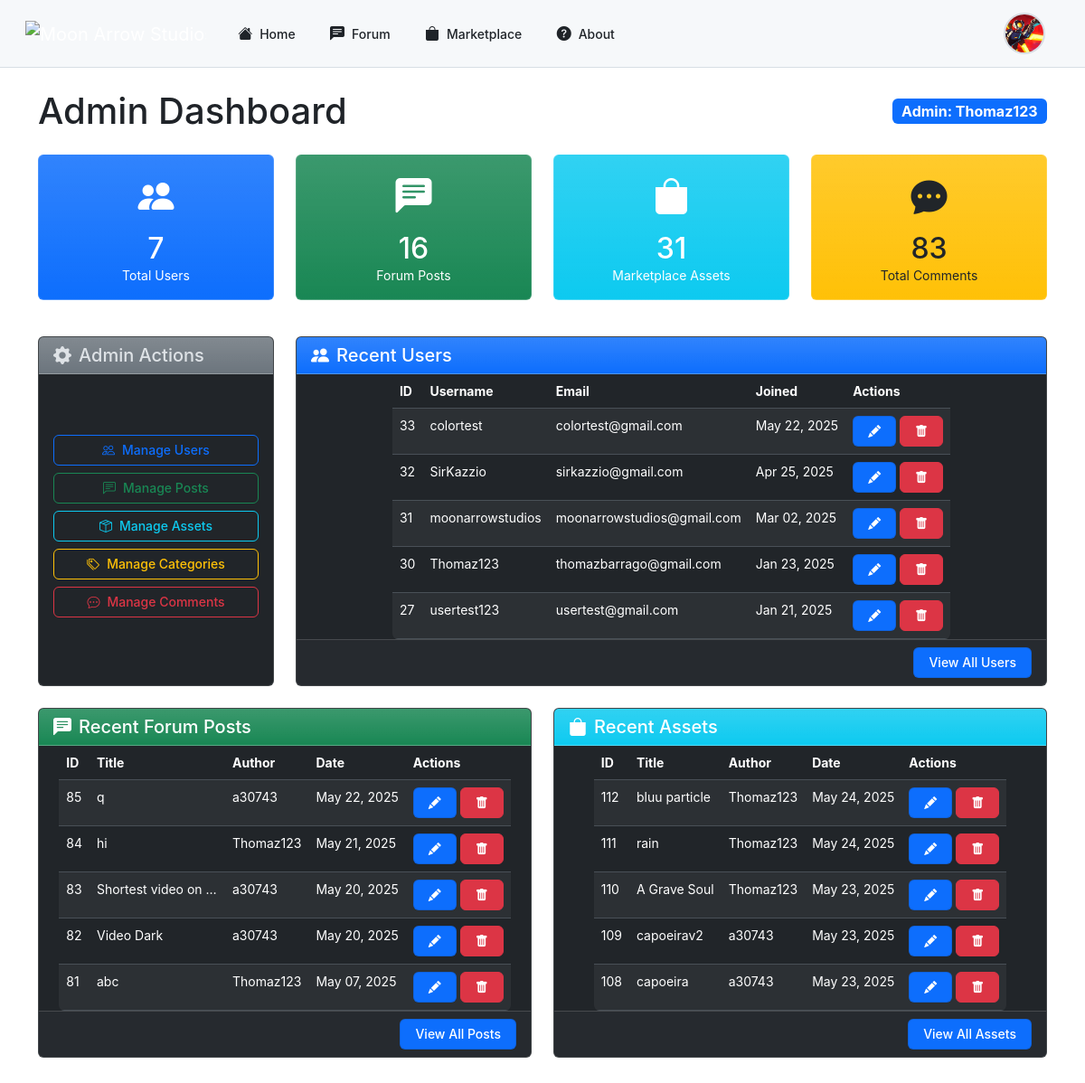
/php/admin/dashboard.php (signed in), run on an earlier commit of the app's database.
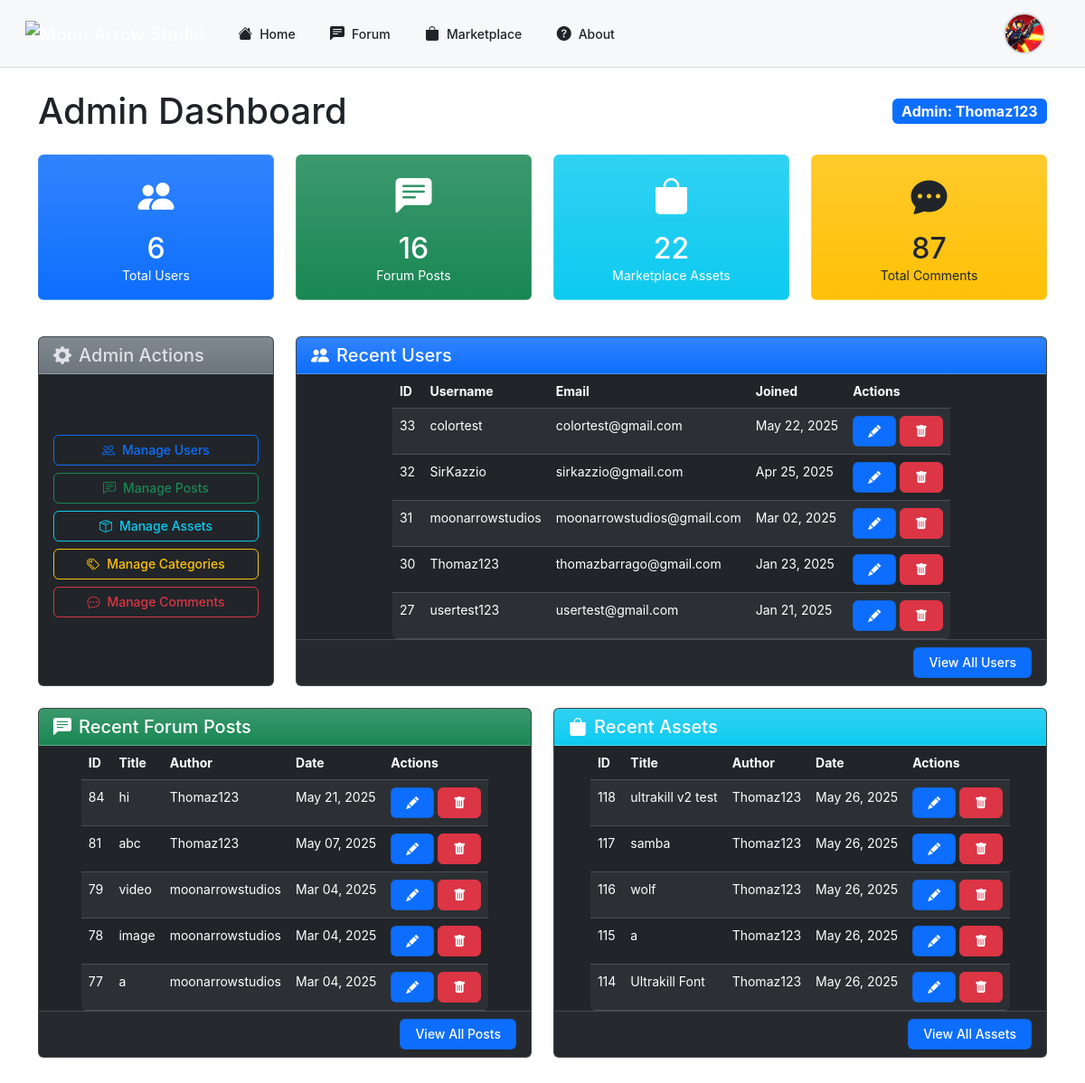
And on a later commit of the database.
### tables this page shows
CREATE TABLE IF NOT EXISTS `users` (
  `user_id` int NOT NULL AUTO_INCREMENT,
  `username` varchar(50) NOT NULL,
  `email` varchar(100) NOT NULL,
  `password` varchar(255) NOT NULL,
  `role` enum('admin','user') DEFAULT 'user',
  `created_at` datetime DEFAULT CURRENT_TIMESTAMP,
  `profile_picture` varchar(255) DEFAULT NULL,
  `banner` varchar(255) DEFAULT NULL,
  `description` text,
  `status` enum('active','suspended') NOT NULL DEFAULT 'active',
  `youtube` varchar(255) DEFAULT NULL,
  `linkedin` varchar(255) DEFAULT NULL,
  `twitter` varchar(255) DEFAULT NULL,
  `instagram` varchar(255) DEFAULT NULL,
  `github` varchar(255) DEFAULT NULL,
  `portfolio` varchar(255) DEFAULT NULL,
  `reported_count` int NOT NULL DEFAULT '0',
  `follow_notifications` tinyint(1) NOT NULL DEFAULT '1',
  `asset_comment_notifications` tinyint(1) NOT NULL DEFAULT '1',
  `reply_notifications` tinyint(1) NOT NULL DEFAULT '1',
  `notification_frequency` enum('instant','hourly','daily','weekly') NOT NULL DEFAULT 'instant',
  `email_updates` tinyint(1) NOT NULL DEFAULT '1',
  `comment_notifications` tinyint(1) NOT NULL DEFAULT '1',
  PRIMARY KEY (`user_id`),
  UNIQUE KEY `username` (`username`),
  UNIQUE KEY `email` (`email`)
);

CREATE TABLE IF NOT EXISTS `posts` (
  `id` int NOT NULL AUTO_INCREMENT,
  `title` varchar(255) NOT NULL,
  `content` text NOT NULL,
  `category_id` int NOT NULL,
  `hashtags` text,
  `images` text,
  `created_at` timestamp NULL DEFAULT CURRENT_TIMESTAMP,
  `videos` text,
  `user_id` int NOT NULL,
  `upvotes` int DEFAULT '0',
  `downvotes` int DEFAULT '0',
  `status` enum('published','draft','hidden') NOT NULL DEFAULT 'published',
  `views` int DEFAULT '0',
  `updated_at` timestamp NULL DEFAULT CURRENT_TIMESTAMP ON UPDATE CURRENT_TIMESTAMP,
  `reported_count` int DEFAULT '0',
  PRIMARY KEY (`id`),
  KEY `fk_posts_categories` (`category_id`),
  KEY `user_id` (`user_id`)
);

CREATE TABLE IF NOT EXISTS `assets` (
  `id` int NOT NULL AUTO_INCREMENT,
  `title` varchar(255) NOT NULL,
  `content` text NOT NULL,
  `category_id` int NOT NULL,
  `hashtags` text,
  `images` text,
  `created_at` timestamp NULL DEFAULT CURRENT_TIMESTAMP,
  `videos` text,
  `user_id` int NOT NULL,
  `upvotes` int DEFAULT '0',
  `downvotes` int DEFAULT '0',
  `preview_image` varchar(255) DEFAULT NULL,
  `asset_file` varchar(255) DEFAULT NULL,
  `status` enum('published','draft','hidden') NOT NULL DEFAULT 'published',
  `views` int DEFAULT '0',
  `updated_at` timestamp NULL DEFAULT CURRENT_TIMESTAMP ON UPDATE CURRENT_TIMESTAMP,
  `reported_count` int DEFAULT '0',
  `asset_type` text NOT NULL,
  PRIMARY KEY (`id`),
  KEY `fk_posts_categories` (`category_id`),
  KEY `fk_user_id` (`user_id`)
);

### php/admin/dashboard.php (the view, shortened to what the changed rows need)
<?php
require_once '../db_connect.php';
$query = "SELECT COUNT(*) as total_users FROM users";
$result = $conn->query($query);
$total_users = $result->fetch_assoc()['total_users'];
$query = "SELECT COUNT(*) as total_assets FROM assets";
$result = $conn->query($query);
$total_assets = $result->fetch_assoc()['total_assets'];
$query = "SELECT
    (SELECT COUNT(*) FROM comments) +
    (SELECT COUNT(*) FROM comments_asset) as total_comments";
$result = $conn->query($query);
$total_comments = $result->fetch_assoc()['total_comments'];
$query = "SELECT user_id, username, email, created_at FROM users ORDER BY created_at DESC LIMIT 5";
$recent_users_result = $conn->query($query);
$recent_users = [];
while ($row = $recent_users_result->fetch_assoc()) {
    $recent_users[] = $row;
}
$query = "SELECT p.id, p.title, u.username, p.created_at
          FROM posts p
          JOIN users u ON p.user_id = u.user_id
          ORDER BY p.created_at DESC LIMIT 5";
$recent_posts_result = $conn->query($query);
$recent_posts = [];
while ($row = $recent_posts_result->fetch_assoc()) {
    $recent_posts[] = $row;
}
$query = "SELECT a.id, a.title, u.username, a.created_at
          FROM assets a
          JOIN users u ON a.user_id = u.user_id
          ORDER BY a.created_at DESC LIMIT 5";
$recent_assets_result = $conn->query($query);
$recent_assets = [];
while ($row = $recent_assets_result->fetch_assoc()) {
    $recent_assets[] = $row;
}
?>
<!DOCTYPE html>
<html lang="en" data-bs-theme="dark">
<head>
    <link rel="stylesheet" href="https://cdn.jsdelivr.net/npm/bootstrap-icons@1.11.3/font/bootstrap-icons.min.css">
    <link rel="stylesheet" href="https://cdn.jsdelivr.net/npm/bootstrap@5.3.3/dist/css/bootstrap.min.css">
</head>
<body>
    <?php include('../header.php'); ?>
    <div class="container py-4">
        <div class="d-flex justify-content-between align-items-center mb-4">
            <h1 class="mb-0">Admin Dashboard</h1>
        </div>
        <div class="row mb-4">
            <div class="col-md-3 mb-3">
                <div class="card dashboard-card bg-primary bg-gradient text-white">
                    <div class="card-body text-center">
                        <i class="bi bi-people-fill stats-icon"></i>
                        <h3 class="fs-2 mb-0"><?php echo $total_users; ?></h3>
                        <p class="mb-0">Total Users</p>
                    </div>
                </div>
            </div>
            <div class="col-md-3 mb-3">
                <div class="card dashboard-card bg-info bg-gradient text-white">
                    <div class="card-body text-center">
                        <i class="bi bi-bag-fill stats-icon"></i>
                        <h3 class="fs-2 mb-0"><?php echo $total_assets; ?></h3>
                        <p class="mb-0">Marketplace Assets</p>
                    </div>
                </div>
            </div>
            <div class="col-md-3 mb-3">
                <div class="card dashboard-card bg-warning bg-gradient text-dark">
                    <div class="card-body text-center">
                        <i class="bi bi-chat-dots-fill stats-icon"></i>
                        <h3 class="fs-2 mb-0"><?php echo $total_comments; ?></h3>
                        <p class="mb-0">Total Comments</p>
                    </div>
                </div>
            </div>
        </div>
        <div class="row">
            <div class="col-md-9 mb-4">
                <div class="card h-100">
                    <div class="card-body p-0">
                        <div class="table-responsive">
                            <table class="table table-hover table-striped mb-0">
                                <thead>
                                    <tr>
                                        <th>ID</th>
                                        <th>Username</th>
                                        <th>Email</th>
                                        <th>Joined</th>
                                        <th>Actions</th>
                                    </tr>
                                </thead>
                                <tbody>
                                    <?php foreach ($recent_users as $user): ?>
                                    <tr>
                                        <td><?php echo $user['user_id']; ?></td>
                                        <td><?php echo htmlspecialchars($user['username']); ?></td>
                                        <td><?php echo htmlspecialchars($user['email']); ?></td>
                                        <td><?php echo date('M d, Y', strtotime($user['created_at'])); ?></td>
                                        <td>
                                            <a href="edit_user.php?id=<?php echo $user['user_id']; ?>" class="btn btn-sm btn-primary">
                                                <i class="bi bi-pencil-fill"></i>
                                            </a>
                                            <button class="btn btn-sm btn-danger" data-bs-toggle="modal" data-bs-target="#deleteUserModal" data-user-id="<?php echo $user['user_id']; ?>">
                                                <i class="bi bi-trash-fill"></i>
                                            </button>
                                        </td>
                                    </tr>
                                    <?php endforeach; ?>
                                </tbody>
                            </table>
                        </div>
                    </div>
                </div>
            </div>
            <div class="col-md-6 mb-4">
                <div class="card h-100">
                    <div class="card-body p-0">
                        <div class="table-responsive">
                            <table class="table table-hover table-striped mb-0">
                                <thead>
                                    <tr>
                                        <th>ID</th>
                                        <th>Title</th>
                                        <th>Author</th>
                                        <th>Date</th>
                                        <th>Actions</th>
                                    </tr>
                                </thead>
                                <tbody>
                                    <?php foreach ($recent_posts as $post): ?>
                                    <tr>
                                        <td><?php echo $post['id']; ?></td>
                                        <td class="text-truncate" style="max-width: 150px;"><?php echo htmlspecialchars($post['title']); ?></td>
                                        <td><?php echo htmlspecialchars($post['username']); ?></td>
                                        <td><?php echo date('M d, Y', strtotime($post['created_at'])); ?></td>
                                        <td>
                                            <a href="edit_post.php?id=<?php echo $post['id']; ?>" class="btn btn-sm btn-primary">
                                                <i class="bi bi-pencil-fill"></i>
                                            </a>
                                            <button class="btn btn-sm btn-danger" data-bs-toggle="modal" data-bs-target="#deletePostModal" data-post-id="<?php echo $post['id']; ?>">
                                                <i class="bi bi-trash-fill"></i>
                                            </button>
                                        </td>
                                    </tr>
                                    <?php endforeach; ?>
                                </tbody>
                            </table>
                        </div>
                    </div>
                </div>
            </div>
            <div class="col-md-6 mb-4">
                <div class="card h-100">
                    <div class="card-body p-0">
                        <div class="table-responsive">
                            <table class="table table-hover table-striped mb-0">
                                <thead>
                                    <tr>
                                        <th>ID</th>
                                        <th>Title</th>
                                        <th>Author</th>
                                        <th>Date</th>
                                        <th>Actions</th>
                                    </tr>
                                </thead>
                                <tbody>
                                    <?php foreach ($recent_assets as $asset): ?>
                                    <tr>
                                        <td><?php echo $asset['id']; ?></td>
                                        <td class="text-truncate" style="max-width: 150px;"><?php echo htmlspecialchars($asset['title']); ?></td>
                                        <td><?php echo htmlspecialchars($asset['username']); ?></td>
                                        <td><?php echo date('M d, Y', strtotime($asset['created_at'])); ?></td>
                                        <td>
                                            <a href="edit_asset.php?id=<?php echo $asset['id']; ?>" class="btn btn-sm btn-primary">
                                                <i class="bi bi-pencil-fill"></i>
                                            </a>
                                            <button class="btn btn-sm btn-danger" data-bs-toggle="modal" data-bs-target="#deleteAssetModal" data-asset-id="<?php echo $asset['id']; ?>">
                                                <i class="bi bi-trash-fill"></i>
                                            </button>
                                        </td>
                                    </tr>
                                    <?php endforeach; ?>
                                </tbody>
                            </table>
                        </div>
                    </div>
                </div>
            </div>
        </div>
    </div>
</body>
</html>

What changed in the data, as far as the page shows it:
no longer on this page (row edited): posts: id "85", title "q", user.username "a30743", created_at "May 22, 2025"
no longer on this page (row unchanged): posts: id "83", title "Shortest video on…", user.username "a30743", created_at "May 20, 2025"
no longer on this page (row edited): posts: id "82", title "Video Dark", user.username "a30743", created_at "May 20, 2025"
no longer on this page (row edited): assets: id "112", title "bluu particle", user.username "Thomaz123", created_at "May 24, 2025"
no longer on this page (row edited): assets: id "111", title "rain", user.username "Thomaz123", created_at "May 24, 2025"
no longer on this page (row edited): assets: id "110", title "A Grave Soul", user.username "Thomaz123", created_at "May 23, 2025"
removed assets: id "109", title "capoeirav2", user.username "a30743", created_at "May 23, 2025"
removed assets: id "108", title "capoeira", user.username "a30743", created_at "May 23, 2025"
now on this page (row edited): posts: id "79", title "video", user.username "moonarrowstudios", created_at "Mar 04, 2025"
now on this page (row unchanged): posts: id "78", title "image", user.username "moonarrowstudios", created_at "Mar 04, 2025"
now on this page (row unchanged): posts: id "77", title "a", user.username "moonarrowstudios", created_at "Mar 04, 2025"
added assets: id "118", title "ultrakill v2 test", user.username "Thomaz123", created_at "May 26, 2025"
added assets: id "117", title "samba", user.username "Thomaz123", created_at "May 26, 2025"
added assets: id "116", title "wolf", user.username "Thomaz123", created_at "May 26, 2025"
added assets: id "115", title "a", user.username "Thomaz123", created_at "May 26, 2025"
added assets: id "114", title "Ultrakill Font", user.username "Thomaz123", created_at "May 26, 2025"
Also different on the page:
$total_users: "7" → "6"
$total_assets: "31" → "22"
$total_comments: "83" → "87"
